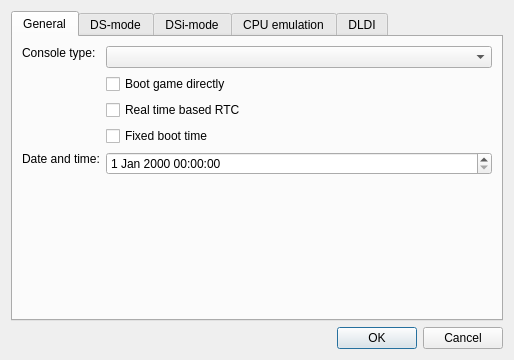
<?xml version="1.0" encoding="UTF-8"?>
<ui version="4.0">
 <class>EmuSettingsDialog</class>
 <widget class="QDialog" name="EmuSettingsDialog">
  <property name="geometry">
   <rect>
    <x>0</x>
    <y>0</y>
    <width>575</width>
    <height>351</height>
   </rect>
  </property>
  <property name="sizePolicy">
   <sizepolicy hsizetype="Fixed" vsizetype="Fixed">
    <horstretch>0</horstretch>
    <verstretch>0</verstretch>
   </sizepolicy>
  </property>
  <property name="windowTitle">
   <string>Emu settings - melonDS</string>
  </property>
  <layout class="QVBoxLayout" name="verticalLayout">
   <property name="sizeConstraint">
    <enum>QLayout::SetFixedSize</enum>
   </property>
   <item>
    <widget class="QTabWidget" name="tabWidget">
     <property name="currentIndex">
      <number>0</number>
     </property>
     <widget class="QWidget" name="tab">
      <attribute name="title">
       <string>General</string>
      </attribute>
      <layout class="QFormLayout" name="formLayout_4">
       <item row="1" column="0">
        <widget class="QLabel" name="label_4">
         <property name="sizePolicy">
          <sizepolicy hsizetype="Preferred" vsizetype="Fixed">
           <horstretch>0</horstretch>
           <verstretch>0</verstretch>
          </sizepolicy>
         </property>
         <property name="text">
          <string>Console type:</string>
         </property>
        </widget>
       </item>
       <item row="1" column="1">
        <widget class="QComboBox" name="cbxConsoleType">
         <property name="sizePolicy">
          <sizepolicy hsizetype="MinimumExpanding" vsizetype="Fixed">
           <horstretch>0</horstretch>
           <verstretch>0</verstretch>
          </sizepolicy>
         </property>
         <property name="whatsThis">
          <string>&lt;html&gt;&lt;head/&gt;&lt;body&gt;&lt;p&gt;The type of console to emulate&lt;/p&gt;&lt;/body&gt;&lt;/html&gt;</string>
         </property>
        </widget>
       </item>
       <item row="2" column="1">
        <widget class="QCheckBox" name="chkDirectBoot">
         <property name="whatsThis">
          <string>&lt;html&gt;&lt;head/&gt;&lt;body&gt;&lt;p&gt;When loading a ROM, completely skip the regular boot process (&amp;quot;Nintendo DS&amp;quot; screen) to boot the ROM directly.&lt;/p&gt;&lt;p&gt;&lt;br/&gt;&lt;/p&gt;&lt;p&gt;Note: if your firmware dump isn't bootable, the ROM will be booted directly regardless of this setting.&lt;/p&gt;&lt;/body&gt;&lt;/html&gt;</string>
         </property>
         <property name="text">
          <string>Boot game directly</string>
         </property>
        </widget>
       </item>
       <item row="5" column="1">
        <widget class="QCheckBox" name="chkFixedBootTime">
         <property name="whatsThis">
          <string>&lt;html&gt;&lt;head/&gt;&lt;body&gt;&lt;p&gt;If checked, time will start at a specified boot time. Otherwise, the host's current date and time will be used.&lt;/p&gt;&lt;/body&gt;&lt;/html&gt;</string>
         </property>
         <property name="text">
          <string>Fixed boot time</string>
         </property>
        </widget>
       </item>
       <item row="6" column="0">
        <widget class="QLabel" name="label_12">
         <property name="sizePolicy">
          <sizepolicy hsizetype="Preferred" vsizetype="Fixed">
           <horstretch>0</horstretch>
           <verstretch>0</verstretch>
          </sizepolicy>
         </property>
         <property name="text">
          <string>Date and time:</string>
         </property>
        </widget>
       </item>
       <item row="6" column="1">
        <widget class="QDateTimeEdit" name="dtmBootTime">
         <property name="sizePolicy">
          <sizepolicy hsizetype="MinimumExpanding" vsizetype="Fixed">
           <horstretch>0</horstretch>
           <verstretch>0</verstretch>
          </sizepolicy>
         </property>
         <property name="whatsThis">
          <string>&lt;html&gt;&lt;head/&gt;&lt;body&gt;&lt;p&gt;The date and time to use at initial boot, if fixed boot time is checked.&lt;/p&gt;&lt;/body&gt;&lt;/html&gt;</string>
         </property>
        </widget>
       </item>
       <item row="7" column="0">
        <spacer name="verticalSpacer_2">
         <property name="orientation">
          <enum>Qt::Vertical</enum>
         </property>
         <property name="sizeHint" stdset="0">
          <size>
           <width>20</width>
           <height>40</height>
          </size>
         </property>
        </spacer>
       </item>
       <item row="4" column="1">
        <widget class="QCheckBox" name="chkUseRealTime">
         <property name="whatsThis">
          <string>&lt;html&gt;&lt;head/&gt;&lt;body&gt;&lt;p&gt;If checked, the passage of time will be based on the host's clock. Otherwise, this will be emulated.&lt;/p&gt;&lt;/body&gt;&lt;/html&gt;</string>
         </property>
         <property name="text">
          <string>Real time based RTC</string>
         </property>
        </widget>
       </item>
      </layout>
     </widget>
     <widget class="QWidget" name="tab_2">
      <attribute name="title">
       <string>DS-mode</string>
      </attribute>
      <layout class="QGridLayout" name="gridLayout">
       <item row="3" column="2">
        <widget class="QPushButton" name="btnFirmwareBrowse">
         <property name="text">
          <string>Browse...</string>
         </property>
        </widget>
       </item>
       <item row="4" column="0">
        <spacer name="verticalSpacer_5">
         <property name="orientation">
          <enum>Qt::Vertical</enum>
         </property>
         <property name="sizeHint" stdset="0">
          <size>
           <width>20</width>
           <height>40</height>
          </size>
         </property>
        </spacer>
       </item>
       <item row="3" column="0">
        <widget class="QLabel" name="label_3">
         <property name="text">
          <string>DS firmware:</string>
         </property>
        </widget>
       </item>
       <item row="2" column="2">
        <widget class="QPushButton" name="btnBIOS7Browse">
         <property name="text">
          <string>Browse...</string>
         </property>
        </widget>
       </item>
       <item row="1" column="1">
        <widget class="QPathInput" name="txtBIOS9Path">
         <property name="sizePolicy">
          <sizepolicy hsizetype="Expanding" vsizetype="Fixed">
           <horstretch>0</horstretch>
           <verstretch>0</verstretch>
          </sizepolicy>
         </property>
         <property name="minimumSize">
          <size>
           <width>290</width>
           <height>0</height>
          </size>
         </property>
         <property name="statusTip">
          <string/>
         </property>
         <property name="whatsThis">
          <string>&lt;html&gt;&lt;head/&gt;&lt;body&gt;&lt;p&gt;DS-mode ARM9 BIOS&lt;/p&gt;&lt;p&gt;Size should be 4 KB&lt;/p&gt;&lt;/body&gt;&lt;/html&gt;</string>
         </property>
        </widget>
       </item>
       <item row="2" column="0">
        <widget class="QLabel" name="label_2">
         <property name="text">
          <string>DS ARM7 BIOS:</string>
         </property>
        </widget>
       </item>
       <item row="2" column="1">
        <widget class="QPathInput" name="txtBIOS7Path">
         <property name="whatsThis">
          <string>&lt;html&gt;&lt;head/&gt;&lt;body&gt;&lt;p&gt;DS-mode ARM7 BIOS&lt;/p&gt;&lt;p&gt;Size should be 16 KB&lt;/p&gt;&lt;/body&gt;&lt;/html&gt;</string>
         </property>
        </widget>
       </item>
       <item row="3" column="1">
        <widget class="QPathInput" name="txtFirmwarePath">
         <property name="whatsThis">
          <string>&lt;html&gt;&lt;head/&gt;&lt;body&gt;&lt;p&gt;DS-mode firmware&lt;/p&gt;&lt;p&gt;&lt;br/&gt;&lt;/p&gt;&lt;p&gt;Possible firmwares:&lt;/p&gt;&lt;p&gt;* 128 KB: DS-mode firmware from a DSi or 3DS. Not bootable.&lt;/p&gt;&lt;p&gt;* 256 KB: regular DS firmware.&lt;/p&gt;&lt;p&gt;* 512 KB: iQue DS firmware.&lt;/p&gt;&lt;/body&gt;&lt;/html&gt;</string>
         </property>
        </widget>
       </item>
       <item row="1" column="0">
        <widget class="QLabel" name="label">
         <property name="text">
          <string>DS ARM9 BIOS:</string>
         </property>
        </widget>
       </item>
       <item row="1" column="2">
        <widget class="QPushButton" name="btnBIOS9Browse">
         <property name="sizePolicy">
          <sizepolicy hsizetype="Minimum" vsizetype="Fixed">
           <horstretch>0</horstretch>
           <verstretch>0</verstretch>
          </sizepolicy>
         </property>
         <property name="text">
          <string>Browse...</string>
         </property>
         <property name="autoDefault">
          <bool>true</bool>
         </property>
        </widget>
       </item>
       <item row="0" column="0" colspan="3">
        <widget class="QCheckBox" name="chkExternalBIOS">
         <property name="text">
          <string>Use external BIOS files</string>
         </property>
        </widget>
       </item>
      </layout>
     </widget>
     <widget class="QWidget" name="tab_4">
      <attribute name="title">
       <string>DSi-mode</string>
      </attribute>
      <layout class="QGridLayout" name="gridLayout_2">
       <item row="0" column="0">
        <widget class="QLabel" name="label_5">
         <property name="text">
          <string>DSi ARM9 BIOS:</string>
         </property>
        </widget>
       </item>
       <item row="2" column="1">
        <widget class="QPathInput" name="txtDSiFirmwarePath">
         <property name="whatsThis">
          <string>&lt;html&gt;&lt;head/&gt;&lt;body&gt;&lt;p&gt;DSi-mode firmware (used for DS-mode backwards compatibility)&lt;/p&gt;&lt;p&gt;&lt;br/&gt;&lt;/p&gt;&lt;p&gt;Size should be 128 KB&lt;/p&gt;&lt;/body&gt;&lt;/html&gt;</string>
         </property>
        </widget>
       </item>
       <item row="1" column="1">
        <widget class="QPathInput" name="txtDSiBIOS7Path">
         <property name="whatsThis">
          <string>&lt;html&gt;&lt;head/&gt;&lt;body&gt;&lt;p&gt;DSi-mode ARM7 BIOS&lt;/p&gt;&lt;p&gt;&lt;br/&gt;&lt;/p&gt;&lt;p&gt;Size should be 64 KB&lt;/p&gt;&lt;/body&gt;&lt;/html&gt;</string>
         </property>
        </widget>
       </item>
       <item row="9" column="0">
        <widget class="QCheckBox" name="cbDSiSDFolder">
         <property name="whatsThis">
          <string>&lt;html&gt;&lt;head/&gt;&lt;body&gt;&lt;p&gt;Sync the emulated SD card to the given folder. The folder's contents will be copied to the SD image, and any change made to the SD image will be reflected to the folder.&lt;/p&gt;&lt;/body&gt;&lt;/html&gt;</string>
         </property>
         <property name="text">
          <string>Sync SD to folder:</string>
         </property>
        </widget>
       </item>
       <item row="2" column="2">
        <widget class="QPushButton" name="btnDSiFirmwareBrowse">
         <property name="text">
          <string>Browse...</string>
         </property>
        </widget>
       </item>
       <item row="6" column="1">
        <widget class="QPathInput" name="txtDSiSDPath">
         <property name="whatsThis">
          <string>&lt;html&gt;&lt;head/&gt;&lt;body&gt;&lt;p&gt;SD image file for emulating the DSi's SD card. A blank image file will be created if it doesn't already exist.&lt;/p&gt;&lt;/body&gt;&lt;/html&gt;</string>
         </property>
        </widget>
       </item>
       <item row="6" column="0">
        <widget class="QLabel" name="label_10">
         <property name="text">
          <string>SD card image:</string>
         </property>
        </widget>
       </item>
       <item row="7" column="1">
        <widget class="QComboBox" name="cbxDSiSDSize">
         <property name="whatsThis">
          <string>&lt;html&gt;&lt;head/&gt;&lt;body&gt;&lt;p&gt;Size of the SD image.&lt;/p&gt;&lt;p&gt;&lt;br/&gt;&lt;/p&gt;&lt;p&gt;If set to Auto:&lt;/p&gt;&lt;p&gt;* if an image file exists, the volume size will be that of the image file&lt;/p&gt;&lt;p&gt;* if no image file exists and folder sync is enabled, the volume size will be determined from the synced folder's contents&lt;/p&gt;&lt;p&gt;* otherwise, the volume size will default to 512 MB&lt;/p&gt;&lt;/body&gt;&lt;/html&gt;</string>
         </property>
        </widget>
       </item>
       <item row="7" column="0">
        <widget class="QLabel" name="label_13">
         <property name="text">
          <string>Image size:</string>
         </property>
        </widget>
       </item>
       <item row="6" column="2">
        <widget class="QPushButton" name="btnDSiSDBrowse">
         <property name="text">
          <string>Browse...</string>
         </property>
        </widget>
       </item>
       <item row="3" column="0">
        <widget class="QLabel" name="label_8">
         <property name="text">
          <string>DSi NAND:</string>
         </property>
        </widget>
       </item>
       <item row="9" column="1">
        <widget class="QLineEdit" name="txtDSiSDFolder">
         <property name="whatsThis">
          <string>&lt;html&gt;&lt;head/&gt;&lt;body&gt;&lt;p&gt;Sync the emulated SD card to the given folder. The folder's contents will be copied to the SD image, and any change made to the SD image will be reflected to the folder.&lt;/p&gt;&lt;/body&gt;&lt;/html&gt;</string>
         </property>
        </widget>
       </item>
       <item row="3" column="1">
        <widget class="QPathInput" name="txtDSiNANDPath">
         <property name="whatsThis">
          <string>&lt;html&gt;&lt;head/&gt;&lt;body&gt;&lt;p&gt;DSi NAND dump&lt;/p&gt;&lt;p&gt;&lt;br/&gt;&lt;/p&gt;&lt;p&gt;Should have 'nocash footer' at the end&lt;/p&gt;&lt;/body&gt;&lt;/html&gt;</string>
         </property>
        </widget>
       </item>
       <item row="0" column="2">
        <widget class="QPushButton" name="btnDSiBIOS9Browse">
         <property name="text">
          <string>Browse...</string>
         </property>
        </widget>
       </item>
       <item row="0" column="1">
        <widget class="QPathInput" name="txtDSiBIOS9Path">
         <property name="sizePolicy">
          <sizepolicy hsizetype="Expanding" vsizetype="Fixed">
           <horstretch>0</horstretch>
           <verstretch>0</verstretch>
          </sizepolicy>
         </property>
         <property name="whatsThis">
          <string>&lt;html&gt;&lt;head/&gt;&lt;body&gt;&lt;p&gt;DSi-mode ARM9 BIOS&lt;/p&gt;&lt;p&gt;&lt;br/&gt;&lt;/p&gt;&lt;p&gt;Size should be 64 KB&lt;/p&gt;&lt;/body&gt;&lt;/html&gt;</string>
         </property>
        </widget>
       </item>
       <item row="5" column="0" colspan="3">
        <widget class="QCheckBox" name="cbDSiSDEnable">
         <property name="whatsThis">
          <string>&lt;html&gt;&lt;head/&gt;&lt;body&gt;&lt;p&gt;Simulate a SD card being inserted in the DSi's SD slot.&lt;/p&gt;&lt;/body&gt;&lt;/html&gt;</string>
         </property>
         <property name="text">
          <string>Enable DSi SD card</string>
         </property>
        </widget>
       </item>
       <item row="2" column="0">
        <widget class="QLabel" name="label_7">
         <property name="text">
          <string>DSi firmware:</string>
         </property>
        </widget>
       </item>
       <item row="1" column="2">
        <widget class="QPushButton" name="btnDSiBIOS7Browse">
         <property name="text">
          <string>Browse...</string>
         </property>
        </widget>
       </item>
       <item row="8" column="0">
        <widget class="QCheckBox" name="cbDSiSDReadOnly">
         <property name="whatsThis">
          <string>&lt;html&gt;&lt;head/&gt;&lt;body&gt;&lt;p&gt;Make the emulated SD card read-only.&lt;/p&gt;&lt;/body&gt;&lt;/html&gt;</string>
         </property>
         <property name="text">
          <string>Read-only SD</string>
         </property>
        </widget>
       </item>
       <item row="3" column="2">
        <widget class="QPushButton" name="btnDSiNANDBrowse">
         <property name="text">
          <string>Browse...</string>
         </property>
        </widget>
       </item>
       <item row="1" column="0">
        <widget class="QLabel" name="label_6">
         <property name="text">
          <string>DSi ARM7 BIOS:</string>
         </property>
        </widget>
       </item>
       <item row="9" column="2">
        <widget class="QPushButton" name="btnDSiSDFolderBrowse">
         <property name="text">
          <string>Browse...</string>
         </property>
        </widget>
       </item>
       <item row="4" column="0" colspan="3">
        <widget class="QLabel" name="label_14">
         <property name="text">
          <string/>
         </property>
        </widget>
       </item>
      </layout>
     </widget>
     <widget class="QWidget" name="tab_3">
      <attribute name="title">
       <string>CPU emulation</string>
      </attribute>
      <layout class="QFormLayout" name="formLayout_5">
       <item row="0" column="0">
        <widget class="QCheckBox" name="chkEnableJIT">
         <property name="text">
          <string>Enable JIT recompiler</string>
         </property>
        </widget>
       </item>
       <item row="1" column="0">
        <widget class="QLabel" name="label_9">
         <property name="text">
          <string>Maximum JIT block size:</string>
         </property>
        </widget>
       </item>
       <item row="1" column="1">
        <widget class="QSpinBox" name="spnJITMaximumBlockSize">
         <property name="minimum">
          <number>1</number>
         </property>
         <property name="maximum">
          <number>32</number>
         </property>
         <property name="value">
          <number>32</number>
         </property>
        </widget>
       </item>
       <item row="2" column="0">
        <widget class="QCheckBox" name="chkJITBranchOptimisations">
         <property name="text">
          <string>Branch optimisations</string>
         </property>
        </widget>
       </item>
       <item row="3" column="0">
        <widget class="QCheckBox" name="chkJITLiteralOptimisations">
         <property name="text">
          <string>Literal optimisations</string>
         </property>
        </widget>
       </item>
       <item row="4" column="0">
        <widget class="QCheckBox" name="chkJITFastMemory">
         <property name="text">
          <string>Fast memory</string>
         </property>
        </widget>
       </item>
       <item row="5" column="0">
        <spacer name="verticalSpacer">
         <property name="orientation">
          <enum>Qt::Vertical</enum>
         </property>
         <property name="sizeHint" stdset="0">
          <size>
           <width>20</width>
           <height>40</height>
          </size>
         </property>
        </spacer>
       </item>
      </layout>
     </widget>
     <widget class="QWidget" name="tab_5">
      <attribute name="title">
       <string>DLDI</string>
      </attribute>
      <layout class="QGridLayout" name="gridLayout_4">
       <item row="1" column="2">
        <widget class="QPushButton" name="btnDLDISDBrowse">
         <property name="text">
          <string>Browse...</string>
         </property>
        </widget>
       </item>
       <item row="4" column="2">
        <widget class="QPushButton" name="btnDLDIFolderBrowse">
         <property name="text">
          <string>Browse...</string>
         </property>
        </widget>
       </item>
       <item row="4" column="1">
        <widget class="QLineEdit" name="txtDLDIFolder">
         <property name="whatsThis">
          <string>&lt;html&gt;&lt;head/&gt;&lt;body&gt;&lt;p&gt;Sync the emulated SD card to the given folder. The folder's contents will be copied to the SD image, and any change made to the SD image will be reflected to the folder.&lt;/p&gt;&lt;/body&gt;&lt;/html&gt;</string>
         </property>
        </widget>
       </item>
       <item row="2" column="0">
        <widget class="QLabel" name="label_12">
         <property name="text">
          <string>Image size:</string>
         </property>
        </widget>
       </item>
       <item row="4" column="0">
        <widget class="QCheckBox" name="cbDLDIFolder">
         <property name="whatsThis">
          <string>&lt;html&gt;&lt;head/&gt;&lt;body&gt;&lt;p&gt;Sync the emulated SD card to the given folder. The folder's contents will be copied to the SD image, and any change made to the SD image will be reflected to the folder.&lt;/p&gt;&lt;/body&gt;&lt;/html&gt;</string>
         </property>
         <property name="text">
          <string>Sync SD to folder:</string>
         </property>
        </widget>
       </item>
       <item row="2" column="1">
        <widget class="QComboBox" name="cbxDLDISize">
         <property name="whatsThis">
          <string>&lt;html&gt;&lt;head/&gt;&lt;body&gt;&lt;p&gt;Size of the SD image.&lt;/p&gt;&lt;p&gt;&lt;br/&gt;&lt;/p&gt;&lt;p&gt;If set to Auto:&lt;/p&gt;&lt;p&gt;* if an image file exists, the volume size will be that of the image file&lt;/p&gt;&lt;p&gt;* if no image file exists and folder sync is enabled, the volume size will be determined from the synced folder's contents&lt;/p&gt;&lt;p&gt;* otherwise, the volume size will default to 512 MB&lt;/p&gt;&lt;/body&gt;&lt;/html&gt;</string>
         </property>
        </widget>
       </item>
       <item row="0" column="0" colspan="3">
        <widget class="QCheckBox" name="cbDLDIEnable">
         <property name="whatsThis">
          <string>&lt;html&gt;&lt;head/&gt;&lt;body&gt;&lt;p&gt;Enable the built-in DLDI driver, to let homebrew access files from an emulated SD card.&lt;/p&gt;&lt;/body&gt;&lt;/html&gt;</string>
         </property>
         <property name="text">
          <string>Enable DLDI (for homebrew)</string>
         </property>
        </widget>
       </item>
       <item row="1" column="1">
        <widget class="QPathInput" name="txtDLDISDPath">
         <property name="whatsThis">
          <string>&lt;html&gt;&lt;head/&gt;&lt;body&gt;&lt;p&gt;SD card image file to be used for DLDI. A blank image file will be created if it doesn't already exist.&lt;/p&gt;&lt;/body&gt;&lt;/html&gt;</string>
         </property>
        </widget>
       </item>
       <item row="5" column="0">
        <spacer name="verticalSpacer_3">
         <property name="orientation">
          <enum>Qt::Vertical</enum>
         </property>
         <property name="sizeHint" stdset="0">
          <size>
           <width>20</width>
           <height>40</height>
          </size>
         </property>
        </spacer>
       </item>
       <item row="1" column="0">
        <widget class="QLabel" name="label_11">
         <property name="text">
          <string>SD card image:</string>
         </property>
        </widget>
       </item>
       <item row="3" column="0" colspan="3">
        <widget class="QCheckBox" name="cbDLDIReadOnly">
         <property name="whatsThis">
          <string>&lt;html&gt;&lt;head/&gt;&lt;body&gt;&lt;p&gt;Make the emulated SD card read-only.&lt;/p&gt;&lt;/body&gt;&lt;/html&gt;</string>
         </property>
         <property name="text">
          <string>Read-only SD</string>
         </property>
        </widget>
       </item>
      </layout>
     </widget>
    </widget>
   </item>
   <item>
    <widget class="QDialogButtonBox" name="buttonBox">
     <property name="orientation">
      <enum>Qt::Horizontal</enum>
     </property>
     <property name="standardButtons">
      <set>QDialogButtonBox::Cancel|QDialogButtonBox::Ok</set>
     </property>
    </widget>
   </item>
  </layout>
 </widget>
 <customwidgets>
  <customwidget>
   <class>QPathInput</class>
   <extends>QLineEdit</extends>
   <header>QPathInput.h</header>
  </customwidget>
 </customwidgets>
 <tabstops>
  <tabstop>cbxConsoleType</tabstop>
  <tabstop>chkDirectBoot</tabstop>
  <tabstop>chkFixedBootTime</tabstop>
  <tabstop>chkEnableJIT</tabstop>
  <tabstop>spnJITMaximumBlockSize</tabstop>
 </tabstops>
 <resources/>
 <connections>
  <connection>
   <sender>buttonBox</sender>
   <signal>accepted()</signal>
   <receiver>EmuSettingsDialog</receiver>
   <slot>accept()</slot>
   <hints>
    <hint type="sourcelabel">
     <x>257</x>
     <y>349</y>
    </hint>
    <hint type="destinationlabel">
     <x>157</x>
     <y>274</y>
    </hint>
   </hints>
  </connection>
  <connection>
   <sender>buttonBox</sender>
   <signal>rejected()</signal>
   <receiver>EmuSettingsDialog</receiver>
   <slot>reject()</slot>
   <hints>
    <hint type="sourcelabel">
     <x>325</x>
     <y>349</y>
    </hint>
    <hint type="destinationlabel">
     <x>286</x>
     <y>274</y>
    </hint>
   </hints>
  </connection>
 </connections>
</ui>
